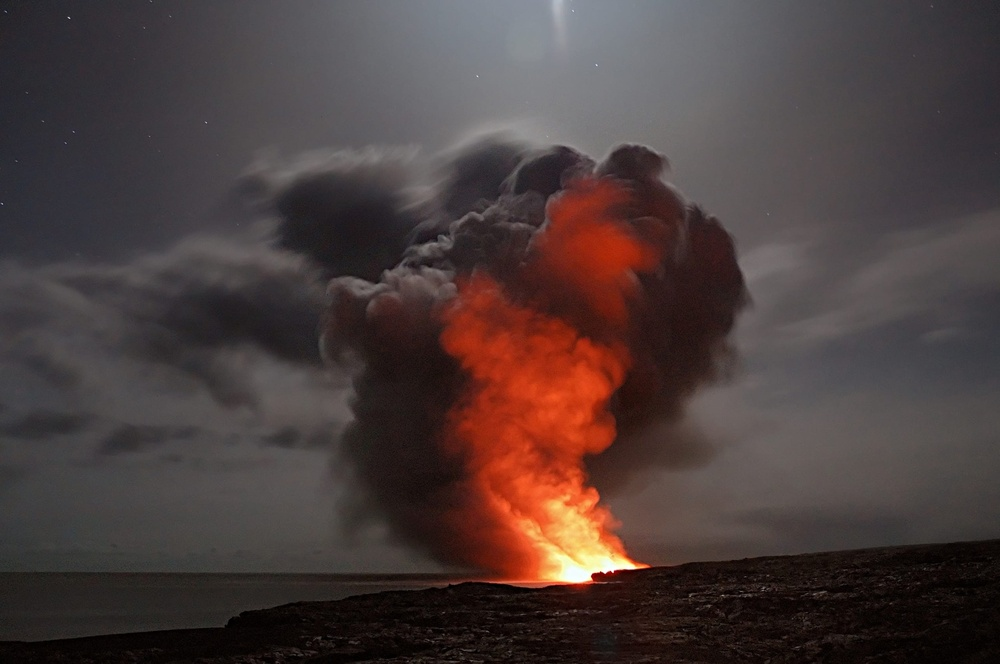
#> input picture assets/fire2.jpg, 1000 x 664 px, shrunk from 2569 x 1707 before the run
$ python img-fire-de.py
#> lines starting #> are read from the running program, lines starting #| are printed output that depends on the picture; after the words box and inside, x2 and y2 are one past the last pixel; in counts of white or black regions, pixels touching at a corner belong together
import cv2
import numpy as np
import pandas as pd
import os
os.chdir("D:/Document/专业课类/数字图像处理/Project/assets/")

img = cv2.imread('fire2.jpg')
#> img is the input picture: shape (664, 1000, 3); mean B, G, R 59.7, 61.1, 75.2
cv2.namedWindow("RESULT",cv2.WINDOW_NORMAL)
redThre = 135  # 115~135红色分量阈值
sThre = 60  # 55~65饱和度阈值

B = img[:, :, 0]
G = img[:, :, 1]
R = img[:, :, 2]

B1 = img[:, :, 0] / 255
G1 = img[:, :, 1] / 255
R1 = img[:, :, 2] / 255
# minValue = np.array(
#     np.where(R1 <= G1, np.where(G1 <= B1, R1, np.where(R1 <= B1, R1, B1)), np.where(G1 <= B1, G1, B1)))
minValue = np.array(
    np.where(R1 <= G1, np.where(R1 <= B1, R1, B1),np.where(G1 <= B1, G1, B1))
)
sumValue = R1 + G1 + B1
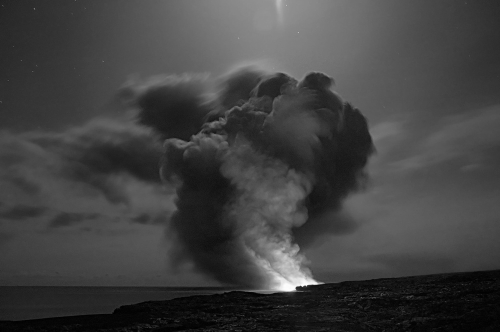
#> sumValue: shape (664, 1000) float64 (shown at 1/2 size); min 0, max 2.98, mean 0.768; drawn with min black and max white
# HSI中S分量计算公式
S = np.array(np.where(sumValue != 0, (1 - 3.0 * minValue / sumValue), 0))
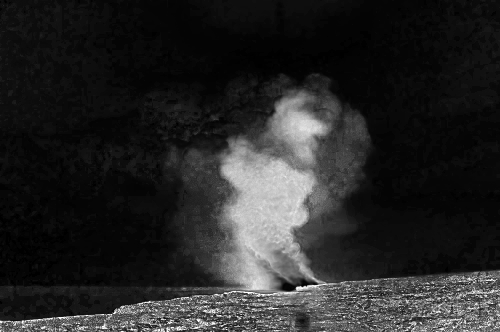
#> S: shape (664, 1000) float64 (shown at 1/2 size); min 0, max 1, mean 0.155
Sdet = (255 - R) / 20
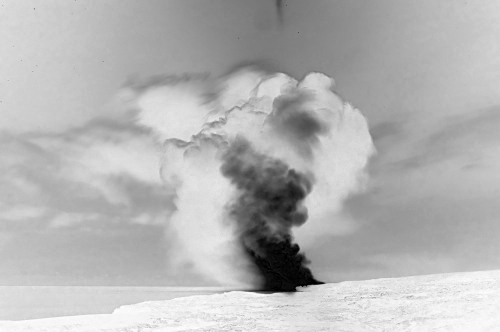
#> Sdet: shape (664, 1000) float64 (shown at 1/2 size); min 0, max 12.75, mean 8.99; drawn with min black and max white
SThre = ((255 - R) * sThre / redThre)
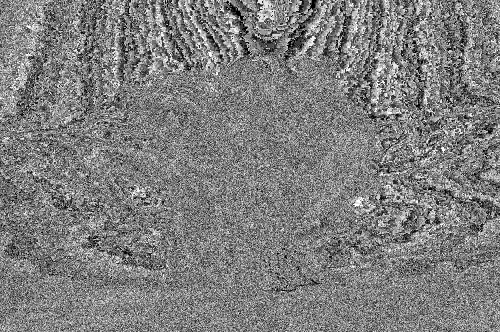
#> SThre: shape (664, 1000) float64 (shown at 1/2 size); min 0, max 1.87, mean 0.929; drawn with min black and max white
#判断条件
fireImg = np.array(
    np.where(R > redThre, np.where(R >= G, np.where(G >= B, np.where(S > 0, np.where(S > Sdet, np.where(
        S >= SThre, 255, 0), 0), 0), 0), 0), 0))
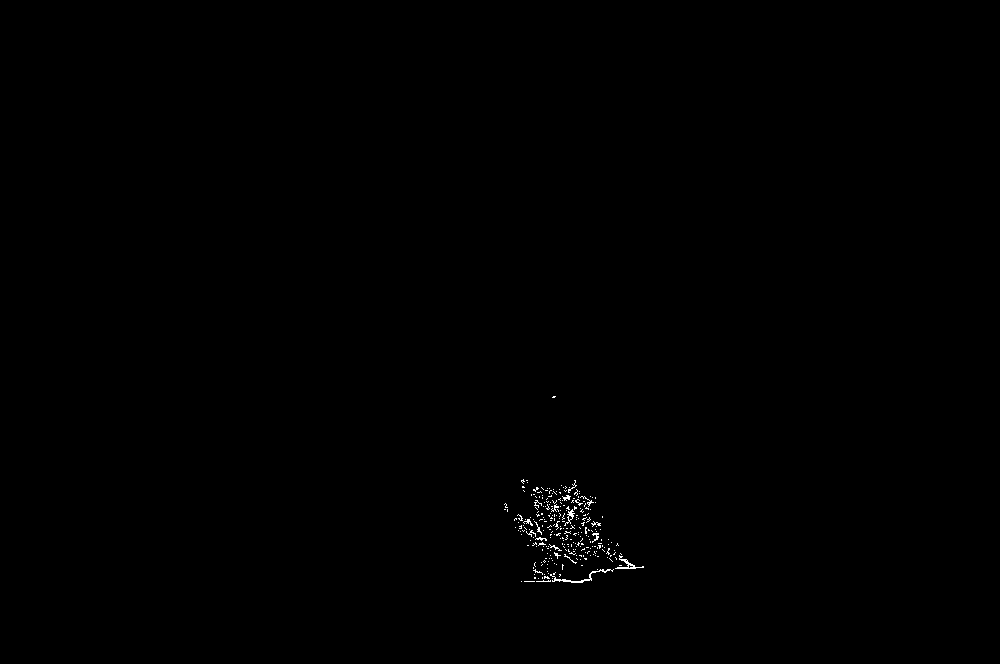
#> fireImg: shape (664, 1000) int64; 0.22% white in thin lines or dots, all inside (x1, y1, x2, y2) = (504, 396, 644, 583)

gray_fireImg = np.zeros([fireImg.shape[0], fireImg.shape[1], 1], np.uint8)
gray_fireImg[:, :, 0] = fireImg
meBImg = cv2.medianBlur(gray_fireImg, 5)
#> meBImg: shape (664, 1000); 0.03% white in thin lines or dots, all inside (x1, y1, x2, y2) = (526, 496, 635, 582)
kernel = np.ones((5, 5), np.uint8)
ProcImg = cv2.dilate(meBImg, kernel)
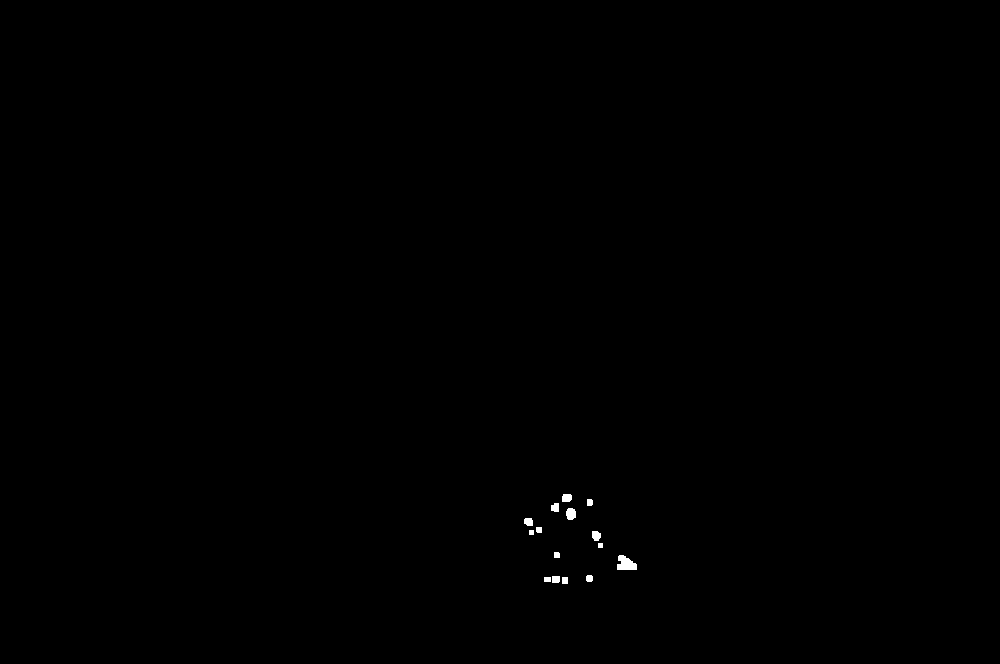
#> ProcImg: shape (664, 1000); 0.14% white; 15 white regions
#绘制矩形框
contours, _ = cv2.findContours(ProcImg, cv2.RETR_EXTERNAL, cv2.CHAIN_APPROX_SIMPLE)
#> contours = 15 contours, 2 with area under 20; largest, box (x1, y1, x2, y2) and area: (617, 555, 637, 570) 184, (566, 508, 576, 520) 84, (592, 531, 601, 541) 60, (562, 494, 572, 502) 59, (524, 518, 533, 526) 50
ResImg = img.copy()
for c in range(0, len(contours)):
    # 获取矩形的左上角坐标(x,y)，以及矩形的宽和高w、h
    x, y, w, h = cv2.boundingRect(contours[c])
    l_top = (x, y)
    r_bottom = (x + w, y + h)
    cv2.rectangle(ResImg, l_top, r_bottom, (255, 0, 0), 2)
#> this loop made 15 passes
#> (x, y, w, h, r_bottom) on passes 1 to 8: (562, 577, 6, 7, (568, 584)), (544, 577, 7, 5, (551, 582)), (552, 576, 8, 7, (560, 583)), (586, 575, 7, 7, (593, 582)), (617, 555, 20, 15, (637, 570)), (554, 552, 6, 6, (560, 558)), (598, 543, 5, 5, (603, 548)), (592, 531, 9, 10, (601, 541))
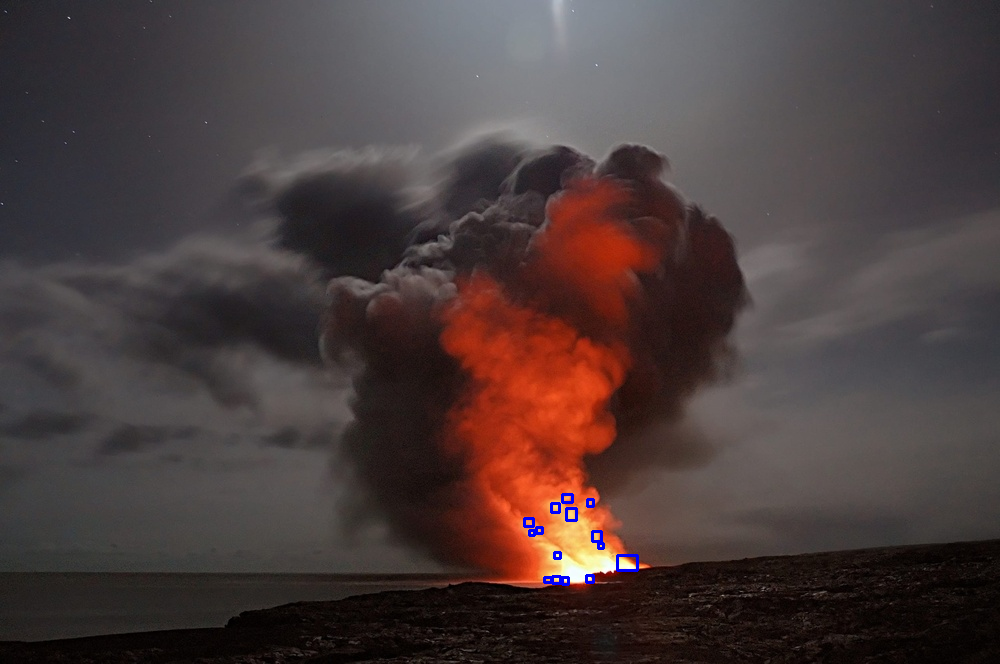
#> ResImg: shape (664, 1000, 3); 0.2% of pixels changed, all inside (x1, y1, x2, y2) = (523, 493, 639, 586)
cv2.imshow("RESULT", ResImg)
c = cv2.waitKey(0)
#> (key Esc is pressed here)

$ run again, with assets/fire1.jpg copied over assets/fire2.jpg
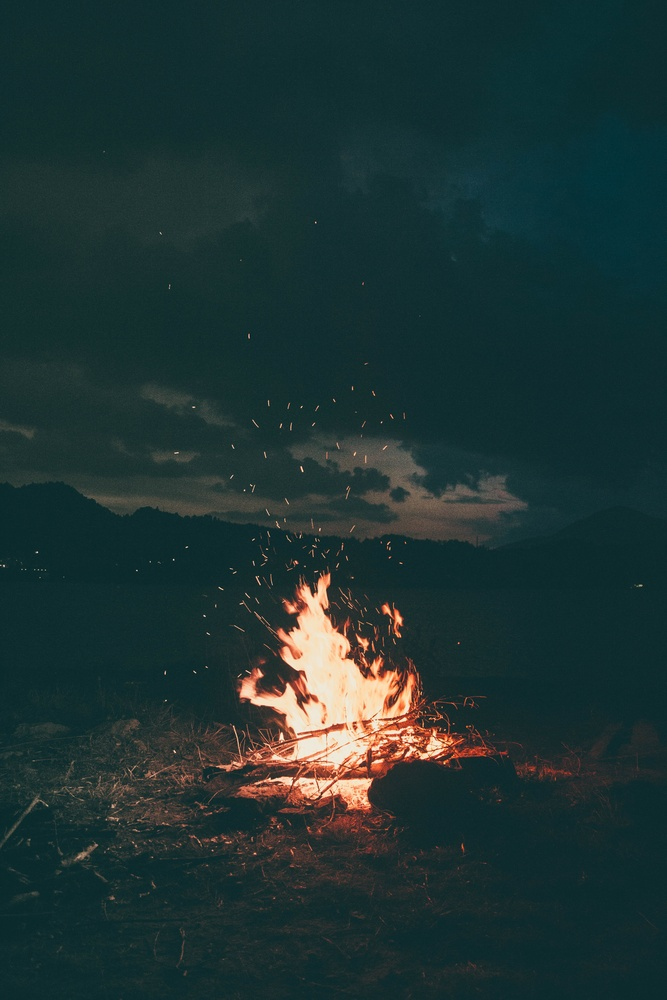
#> input picture assets/fire1.jpg, 667 x 1000 px, shrunk from 3456 x 5184 before the run
#> img is the input picture: shape (1000, 667, 3); mean B, G, R 51.4, 51.8, 30.3
#> `fireImg = np.array( np.where(R > redThre, np.where(R >= G, np.where(G ..`:
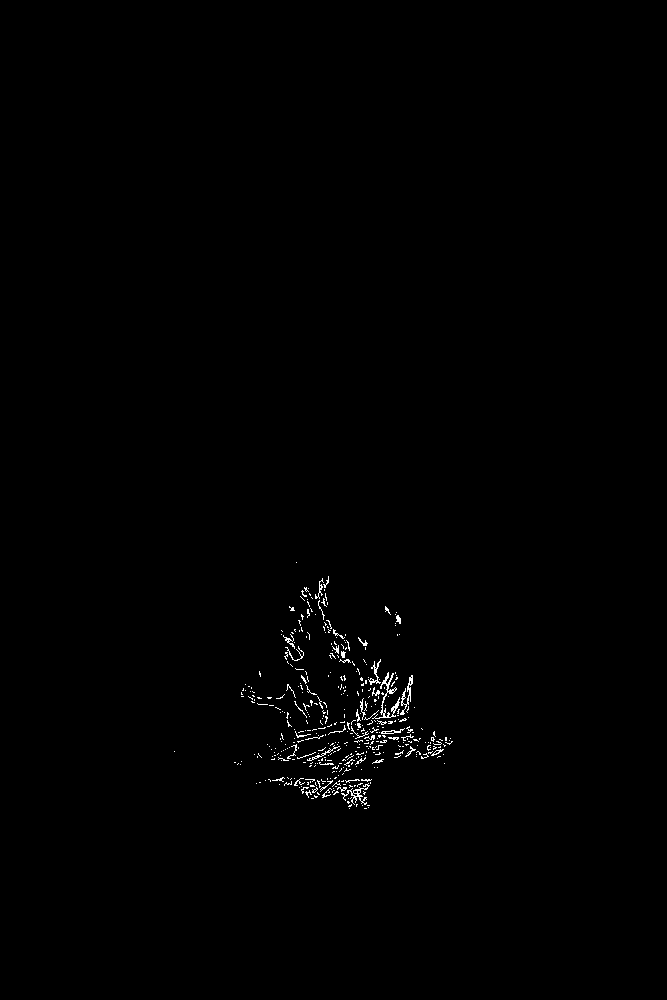
#> fireImg: shape (1000, 667) int64; 0.54% white in thin lines or dots, all inside (x1, y1, x2, y2) = (174, 562, 453, 809)
#> meBImg: shape (1000, 667); 0.08% white in thin lines or dots, all inside (x1, y1, x2, y2) = (281, 585, 441, 800)
#> ProcImg: shape (1000, 667); 0.4% white; 36 white regions
#> contours = 36 contours, 6 with area under 20; largest, box (x1, y1, x2, y2) and area: (380, 675, 415, 719) 451, (368, 673, 396, 698) 357, (340, 786, 364, 802) 201, (333, 645, 347, 659) 106, (284, 636, 295, 648) 78
#> the loop `for c in range(0, len(contours)):` made 36 passes
#> (x, y, w, h, r_bottom) on passes 1 to 8: (322, 792, 6, 6, (328, 798)), (306, 790, 5, 7, (311, 797)), (340, 786, 24, 16, (364, 802)), (363, 784, 7, 6, (370, 790)), (295, 781, 5, 5, (300, 786)), (279, 777, 5, 5, (284, 782)), (327, 760, 6, 5, (333, 765)), (357, 759, 5, 5, (362, 764))
#> after the loop `for c in range(0, len(contours)):`:
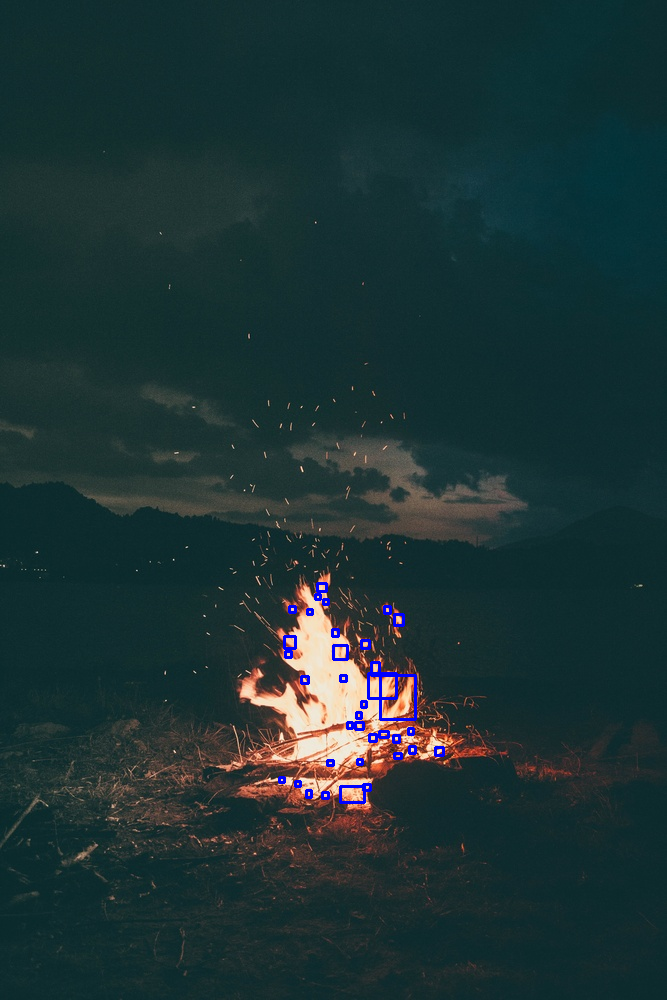
#> ResImg: shape (1000, 667, 3); 0.53% of pixels changed, all inside (x1, y1, x2, y2) = (278, 582, 445, 804)
